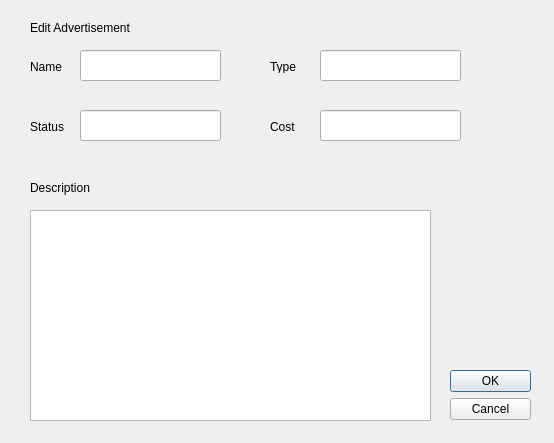
<?xml version="1.0" encoding="UTF-8"?>
<ui version="4.0">
 <class>Dialog</class>
 <widget class="QDialog" name="Dialog">
  <property name="geometry">
   <rect>
    <x>0</x>
    <y>0</y>
    <width>554</width>
    <height>443</height>
   </rect>
  </property>
  <property name="windowTitle">
   <string>Dialog</string>
  </property>
  <widget class="QDialogButtonBox" name="buttonBox">
   <property name="geometry">
    <rect>
     <x>450</x>
     <y>370</y>
     <width>81</width>
     <height>51</height>
    </rect>
   </property>
   <property name="orientation">
    <enum>Qt::Vertical</enum>
   </property>
   <property name="standardButtons">
    <set>QDialogButtonBox::Cancel|QDialogButtonBox::Ok</set>
   </property>
  </widget>
  <widget class="QLabel" name="name_lbl">
   <property name="geometry">
    <rect>
     <x>30</x>
     <y>60</y>
     <width>47</width>
     <height>13</height>
    </rect>
   </property>
   <property name="text">
    <string>Name</string>
   </property>
  </widget>
  <widget class="QLabel" name="type_lbl">
   <property name="geometry">
    <rect>
     <x>270</x>
     <y>60</y>
     <width>47</width>
     <height>13</height>
    </rect>
   </property>
   <property name="text">
    <string>Type</string>
   </property>
  </widget>
  <widget class="QLabel" name="status_lbl">
   <property name="geometry">
    <rect>
     <x>30</x>
     <y>120</y>
     <width>47</width>
     <height>13</height>
    </rect>
   </property>
   <property name="text">
    <string>Status</string>
   </property>
  </widget>
  <widget class="QLabel" name="label">
   <property name="geometry">
    <rect>
     <x>30</x>
     <y>20</y>
     <width>111</width>
     <height>16</height>
    </rect>
   </property>
   <property name="text">
    <string>Edit Advertisement</string>
   </property>
  </widget>
  <widget class="QLineEdit" name="status_edit">
   <property name="geometry">
    <rect>
     <x>80</x>
     <y>110</y>
     <width>141</width>
     <height>31</height>
    </rect>
   </property>
  </widget>
  <widget class="QLineEdit" name="name_edit">
   <property name="geometry">
    <rect>
     <x>80</x>
     <y>50</y>
     <width>141</width>
     <height>31</height>
    </rect>
   </property>
  </widget>
  <widget class="QLineEdit" name="type_edit">
   <property name="geometry">
    <rect>
     <x>320</x>
     <y>50</y>
     <width>141</width>
     <height>31</height>
    </rect>
   </property>
  </widget>
  <widget class="QLabel" name="cost_lbl">
   <property name="geometry">
    <rect>
     <x>270</x>
     <y>120</y>
     <width>47</width>
     <height>13</height>
    </rect>
   </property>
   <property name="text">
    <string>Cost</string>
   </property>
  </widget>
  <widget class="QLineEdit" name="cost_edit">
   <property name="geometry">
    <rect>
     <x>320</x>
     <y>110</y>
     <width>141</width>
     <height>31</height>
    </rect>
   </property>
  </widget>
  <widget class="QTextEdit" name="description_edit">
   <property name="geometry">
    <rect>
     <x>30</x>
     <y>210</y>
     <width>401</width>
     <height>211</height>
    </rect>
   </property>
  </widget>
  <widget class="QLabel" name="description_lbl">
   <property name="geometry">
    <rect>
     <x>30</x>
     <y>180</y>
     <width>61</width>
     <height>16</height>
    </rect>
   </property>
   <property name="text">
    <string>Description</string>
   </property>
  </widget>
 </widget>
 <resources/>
 <connections/>
</ui>
